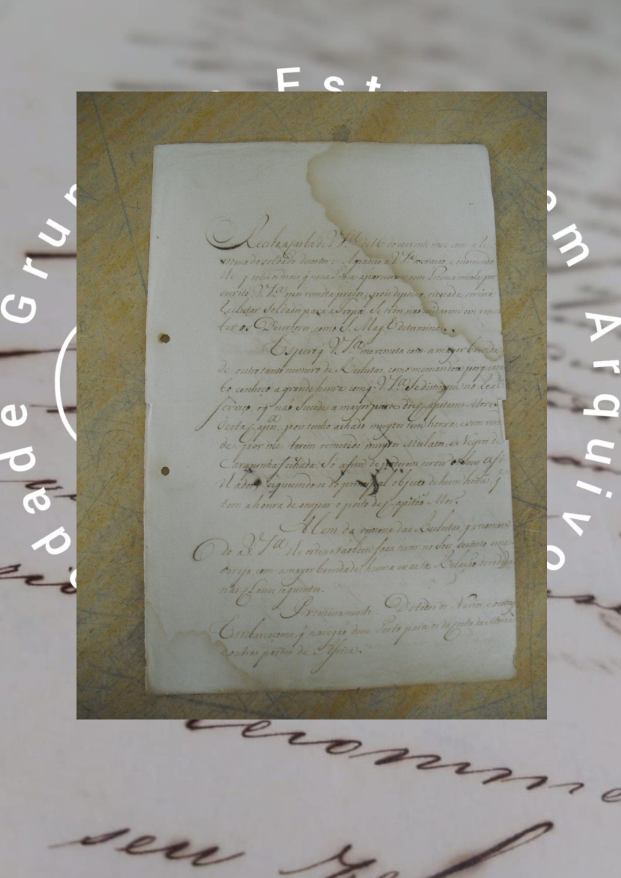
#> input picture images/image1.jpg, 1242 x 1755 px (shown at 1/2 size)
$ python -i binary.py   (imports and definitions only)
#> lines starting #> are read from the running program, lines starting #| are printed output that depends on the picture
from PIL import Image

def binarizar(imagem: Image.Image, limiar=128) -> Image.Image:

  #verificar se o valor do liminar está entre 0 e 255

  if limiar > 255:
    raise ValueError(f"liminar {limiar} não pode ser maior que 255.")
  elif limiar < 0:
    raise ValueError(f"liminar {limiar} não pode ser negativo.")

  # cria uma nova imagem (imagem de saida)
  # com a resolução da imagem original

  img_bin = Image.new(mode="L", size=imagem.size)

  # percorre a imagem original,
  # aplica o filtro pontual limiar na imagem de saida

  altura, largura = imagem.size

  for i in range(altura):
    for j in range(largura):
      pixel = imagem.getpixel((i,j))
      # escreve o pixel na imagem de saída dependendo do liminar
      if (pixel <= limiar):
        img_bin.putpixel((i,j), 0)
      else:
        img_bin.putpixel((i,j), 255)

  # retorna a imagem binarizada
  return img_bin

>>> import cv2
>>> picture = cv2.imread('images/image1.jpg', cv2.IMREAD_GRAYSCALE)
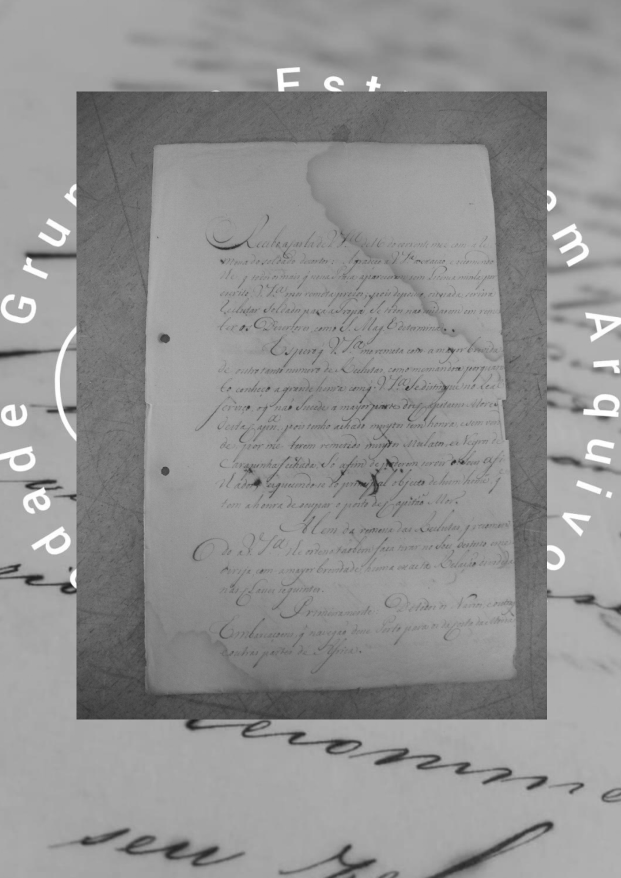
#> picture: shape (1755, 1242) (shown at 1/2 size); min 16, max 255, mean 146.1
>>> result = binarizar(picture)
#> (the run stopped early here; a loop or call above may not have finished)

$ run again, on images/image2.jpg
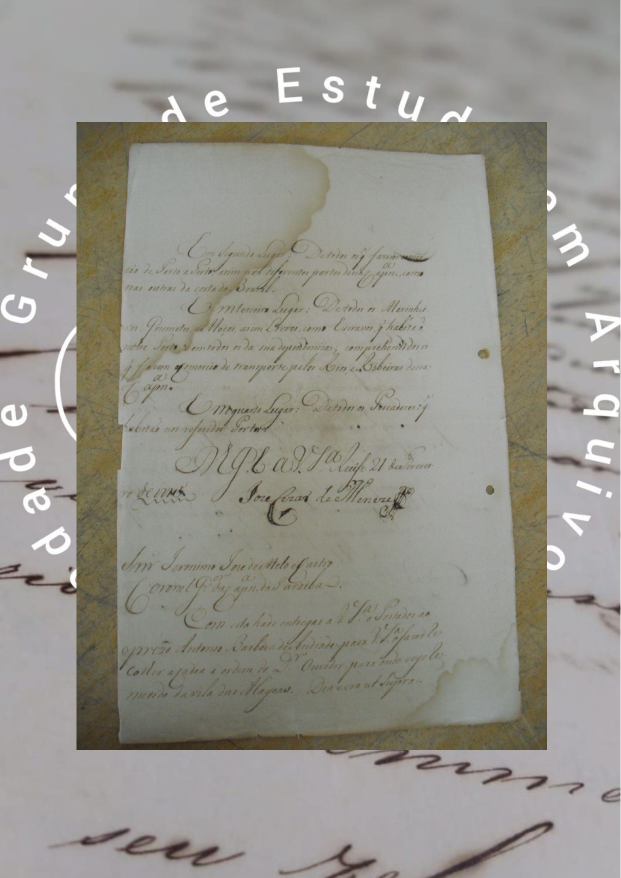
#> input picture images/image2.jpg, 1242 x 1755 px (shown at 1/2 size)
#> `picture = cv2.imread('images/image1.jpg', cv2.IMREAD_GRAYSCALE)`:
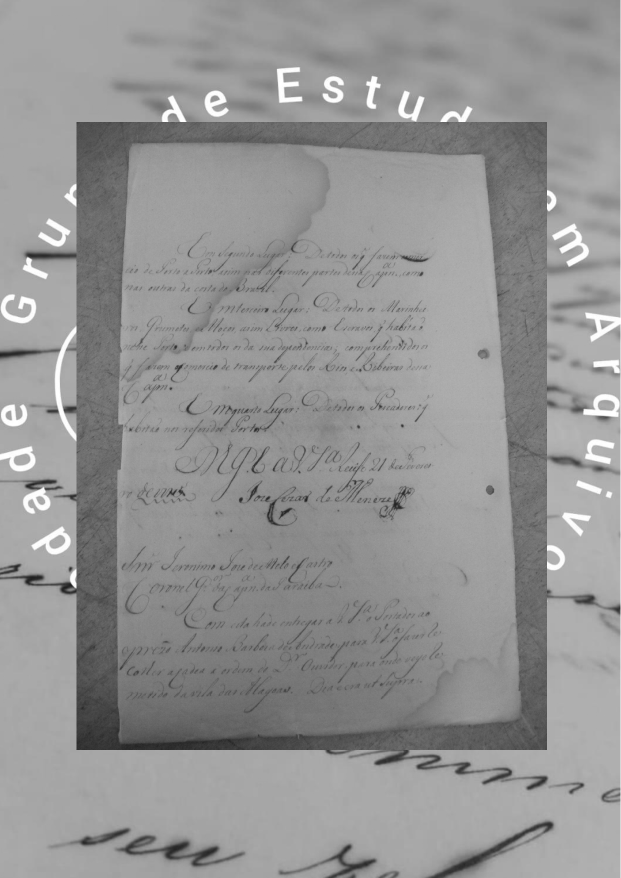
#> picture: shape (1755, 1242) (shown at 1/2 size); min 16, max 255, mean 147.8
